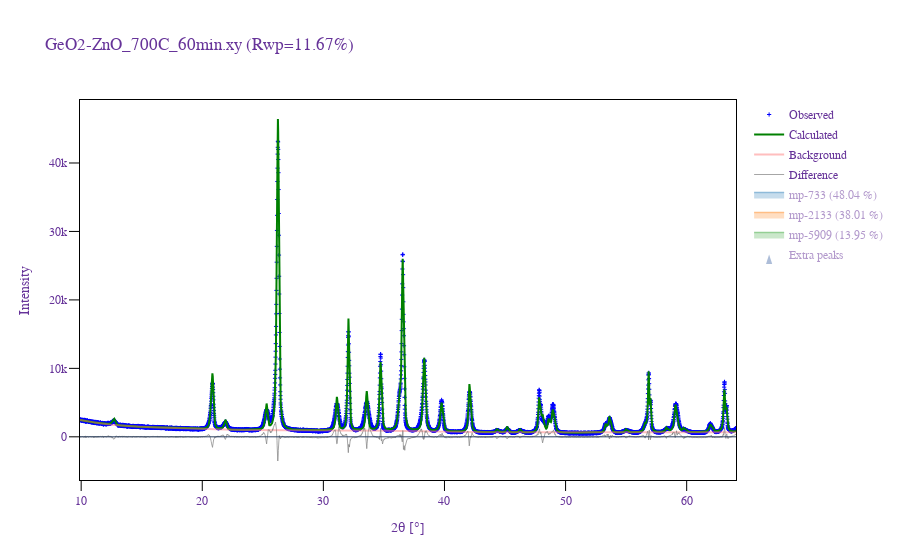

This figure's notebook cell:
### Code cell
# ========== VISUALIZE MULTIPLE SOLUTIONS ==========
# Set how many top solutions to display (change this number as needed)
NUM_SOLUTIONS_TO_SHOW = 3

if len(search_results) == 0:
    print("❌ No solutions available")
else:
    num_to_show = min(NUM_SOLUTIONS_TO_SHOW, len(search_results))
    
    print(f"{'='*70}")
    print(f"📊 DISPLAYING TOP {num_to_show} SOLUTIONS")
    print(f"{'='*70}\n")
    
    for i in range(num_to_show):
        solution = search_results[i]
        rwp = solution.refinement_result.lst_data.rwp
        
        print(f"\n{'─'*70}")
        print(f"Solution {i+1}: Rwp = {rwp:.2f}% ({len(solution.phases)} phases)")
        print(f"{'─'*70}")
        
        # Visualize - show the plot
        fig = solution.visualize()
        fig.show()
        
        # Extract and display phase information
        phase_details = extract_phase_info(solution)
        if not phase_details.empty:
            display(phase_details)
            
            # Save to CSV
            csv_path = reports_dir / f"solution_{i+1}_phases.csv"
            phase_details.to_csv(csv_path, index=False)
            print(f"💾 Saved to: {csv_path}")
        else:
            print("⚠️  Could not extract phase details")
        
        print()  # Add spacing between solutions

### Figure 1 — Plotly figure (JSON) as saved in the notebook; plotly's stock layout.template omitted (floating-point values rounded to 4 significant figures; data arrays with more than 128 entries replaced by an {"elided": "..."} marker saying what was removed)
{"data": [{"marker": {"color": "blue", "size": 3, "symbol": "cross-thin-open"}, "mode": "markers", "name": "Observed", "type": "scatter", "x": {"elided": "4986 float values"}, "y": {"elided": "4986 int values"}}, {"line": {"color": "green", "width": 2}, "mode": "lines", "name": "Calculated", "type": "scatter", "x": {"elided": "4986 float values"}, "y": {"elided": "4986 float values"}}, {"line": {"color": "#FF7F7F", "width": 2}, "mode": "lines", "name": "Background", "opacity": 0.5, "type": "scatter", "x": {"elided": "4986 float values"}, "y": {"elided": "4986 float values"}}, {"hoverinfo": "skip", "line": {"color": "#808080", "width": 1}, "mode": "lines", "name": "Difference", "opacity": 0.7, "type": "scatter", "x": {"elided": "4986 float values"}, "y": {"elided": "4986 float values"}}, {"hoverinfo": "none", "legendgroup": "mp-733", "line": {"color": "#1f77b4", "width": 0}, "mode": "lines", "showlegend": false, "type": "scatter", "x": {"elided": "4986 float values"}, "y": {"elided": "4986 float values"}}, {"fill": "tonexty", "legendgroup": "mp-733", "line": {"color": "#1f77b4", "width": 1.5}, "mode": "lines", "name": "mp-733 (48.04 %)", "type": "scatter", "visible": "legendonly", "x": {"elided": "4986 float values"}, "y": {"elided": "4986 float values"}}, {"hovertemplate": "%{text}", "legendgroup": "mp-733", "marker": {"color": "#1f77b4", "size": 5, "symbol": 142}, "mode": "markers", "name": "mp-733 (48.04 %)", "showlegend": false, "text": ["20.86, 2303.00", "26.26, 2505.13", "26.26, 9591.15", "36.27, 1232.35", "38.34, 2359.97", "38.34, 10.61", "39.76, 1439.84", "42.07, 1963.90", "45.17, 62.76", "45.17, 177.94", "48.61, 511.81", "48.95, 1198.62", "53.31, 40.16", "53.31, 209.24", "53.63, 366.00", "53.63, 326.93", "56.56, 216.25", "59.08, 397.75", "59.08, 1201.49", "61.95, 455.31"], "type": "scatter", "visible": "legendonly", "x": [20.86, 26.26, 26.26, 36.27, 38.34, 38.34, 39.76, 42.07, 45.17, 45.17, 48.61, 48.95, 53.31, 53.31, 53.63, 53.63, 56.56, 59.08, 59.08, 61.95], "y": [-7945.0, -7945.0, -7945.0, -7945.0, -7945.0, -7945.0, -7945.0, -7945.0, -7945.0, -7945.0, -7945.0, -7945.0, -7945.0, -7945.0, -7945.0, -7945.0, -7945.0, -7945.0, -7945.0, -7945.0]}, {"hoverinfo": "none", "legendgroup": "mp-2133", "line": {"color": "#ff7f0e", "width": 0}, "mode": "lines", "showlegend": false, "type": "scatter", "x": {"elided": "4986 float values"}, "y": {"elided": "4986 float values"}}, {"fill": "tonexty", "legendgroup": "mp-2133", "line": {"color": "#ff7f0e", "width": 1.5}, "mode": "lines", "name": "mp-2133 (38.01 %)", "type": "scatter", "visible": "legendonly", "x": {"elided": "4986 float values"}, "y": {"elided": "4986 float values"}}, {"hovertemplate": "%{text}", "legendgroup": "mp-2133", "marker": {"color": "#ff7f0e", "size": 5, "symbol": 142}, "mode": "markers", "name": "mp-2133 (38.01 %)", "showlegend": false, "text": ["32.08, 3571.27", "34.73, 2610.00", "36.56, 6488.31", "47.83, 1406.83", "56.87, 2087.21", "63.12, 1886.04"], "type": "scatter", "visible": "legendonly", "x": [32.08, 34.73, 36.56, 47.83, 56.87, 63.12], "y": [-12360.0, -12360.0, -12360.0, -12360.0, -12360.0, -12360.0]}, {"hoverinfo": "none", "legendgroup": "mp-5909", "line": {"color": "#2ca02c", "width": 0}, "mode": "lines", "showlegend": false, "type": "scatter", "x": {"elided": "4986 float values"}, "y": {"elided": "4986 float values"}}, {"fill": "tonexty", "legendgroup": "mp-5909", "line": {"color": "#2ca02c", "width": 1.5}, "mode": "lines", "name": "mp-5909 (13.95 %)", "type": "scatter", "visible": "legendonly", "x": {"elided": "4986 float values"}, "y": {"elided": "4986 float values"}}, {"hovertemplate": "%{text}", "legendgroup": "mp-5909", "marker": {"color": "#2ca02c", "size": 5, "symbol": 142}, "mode": "markers", "name": "mp-5909 (13.95 %)", "showlegend": false, "text": {"elided": "130 str values"}, "type": "scatter", "visible": "legendonly", "x": {"elided": "130 float values"}, "y": {"elided": "130 float values"}}, {"marker": {"color": "#f9726a", "opacity": 0.8, "size": 10, "symbol": 53}, "mode": "markers", "name": "Missing peaks", "text": [], "type": "scatter", "visible": "legendonly", "x": [], "y": []}, {"hovertemplate": "%{text}", "marker": {"color": "#335da0", "opacity": 0.8, "size": 10, "symbol": 53}, "mode": "markers", "name": "Extra peaks", "text": ["64.34, 480.46"], "type": "scatter", "visible": "legendonly", "x": [64.34], "y": [0]}], "layout": {"autosize": true, "font": {"color": "RebeccaPurple", "family": "Arial, sans-serif"}, "legend": {"title": {"text": ""}, "tracegroupgap": 1}, "plot_bgcolor": "white", "shapes": [{"line": {"width": 1}, "type": "line", "x0": 0, "x1": 1, "xref": "x domain", "y0": 0, "y1": 0, "yref": "y"}], "title": {"text": "GeO2-ZnO_700C_60min.xy (Rwp=11.67%)"}, "xaxis": {"linecolor": "black", "linewidth": 1, "mirror": true, "range": [9.903, 64.07], "showline": true, "tickcolor": "black", "ticklen": 10, "ticks": "outside", "tickwidth": 1, "title": {"text": "2θ [°]"}}, "yaxis": {"linecolor": "black", "linewidth": 1, "mirror": true, "showline": true, "tickcolor": "black", "ticklen": 10, "ticks": "outside", "tickwidth": 1, "title": {"text": "Intensity"}}}}
